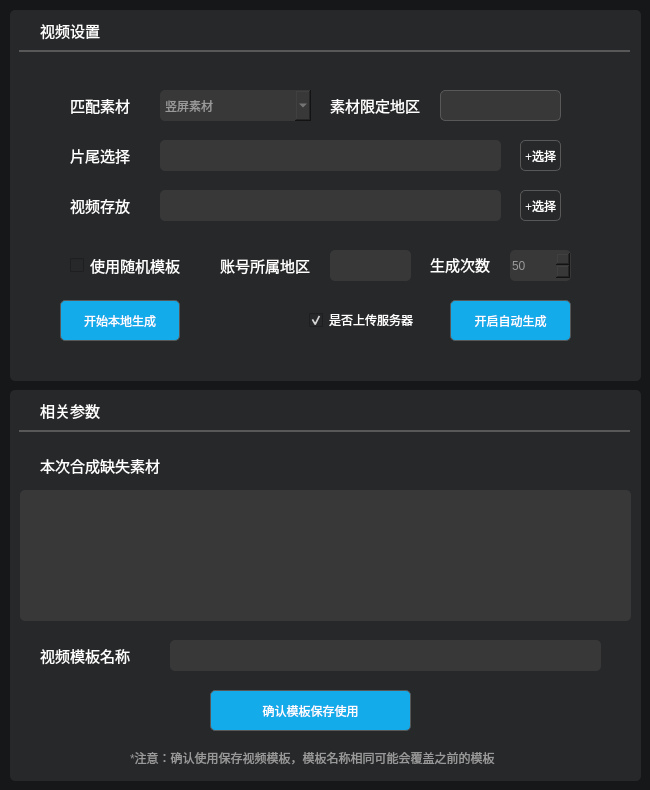
         <widget class="QWidget" name="a_tab_4">
          <property name="styleSheet">
           <string notr="true">background-color: rgb(22, 23, 25);
border-radius: 5px;

</string>
          </property>
          <attribute name="title">
           <string>生产视频</string>
          </attribute>
          <widget class="QWidget" name="widget_12" native="true">
           <property name="geometry">
            <rect>
             <x>10</x>
             <y>10</y>
             <width>631</width>
             <height>371</height>
            </rect>
           </property>
           <property name="styleSheet">
            <string notr="true">QWidget {
       background-color: rgb(39, 40, 42);
		border-radius: 5px;
    }
</string>
           </property>
           <widget class="QLabel" name="label_104">
            <property name="geometry">
             <rect>
              <x>320</x>
              <y>80</y>
              <width>101</width>
              <height>31</height>
             </rect>
            </property>
            <property name="font">
             <font>
              <family>黑体</family>
              <pointsize>11</pointsize>
             </font>
            </property>
            <property name="styleSheet">
             <string notr="true">color: rgb(255, 255, 255);</string>
            </property>
            <property name="text">
             <string>素材限定地区</string>
            </property>
           </widget>
           <widget class="QLabel" name="saveVideoPathLabel">
            <property name="geometry">
             <rect>
              <x>150</x>
              <y>180</y>
              <width>341</width>
              <height>31</height>
             </rect>
            </property>
            <property name="styleSheet">
             <string notr="true">background-color: rgb(56, 56, 56);
color: rgb(153, 153, 153);
</string>
            </property>
            <property name="text">
             <string/>
            </property>
           </widget>
           <widget class="QCheckBox" name="randomVideoModelCheckBox">
            <property name="geometry">
             <rect>
              <x>60</x>
              <y>240</y>
              <width>141</width>
              <height>31</height>
             </rect>
            </property>
            <property name="font">
             <font>
              <family>黑体</family>
              <pointsize>11</pointsize>
             </font>
            </property>
            <property name="styleSheet">
             <string notr="true">color: rgb(255, 255, 255);</string>
            </property>
            <property name="text">
             <string>使用随机模板</string>
            </property>
            <property name="checked">
             <bool>false</bool>
            </property>
           </widget>
           <widget class="QPushButton" name="compositeVideoButton">
            <property name="geometry">
             <rect>
              <x>50</x>
              <y>290</y>
              <width>120</width>
              <height>41</height>
             </rect>
            </property>
            <property name="styleSheet">
             <string notr="true">QPushButton {
	background-color: rgb(19, 171, 234);
	color: rgb(255, 255, 255);
	border: 1px solid;
	border-radius: 5px;
    border-color: rgb(88, 88, 88); 
}
QPushButton:hover {
     border: 2px solid  rgb(255, 255, 127);
	 color: rgb(255, 255, 127);
}
QPushButton:pressed {
    background-color: rgb(255, 255, 127);
	color:rgb(204, 0, 0);
}
</string>
            </property>
            <property name="text">
             <string>开始本地生成</string>
            </property>
           </widget>
           <widget class="QLabel" name="endVideoPathLabel">
            <property name="geometry">
             <rect>
              <x>150</x>
              <y>130</y>
              <width>341</width>
              <height>31</height>
             </rect>
            </property>
            <property name="styleSheet">
             <string notr="true">background-color: rgb(56, 56, 56);
color: rgb(153, 153, 153);
</string>
            </property>
            <property name="text">
             <string/>
            </property>
           </widget>
           <widget class="QLabel" name="label_101">
            <property name="geometry">
             <rect>
              <x>60</x>
              <y>180</y>
              <width>81</width>
              <height>31</height>
             </rect>
            </property>
            <property name="font">
             <font>
              <family>黑体</family>
              <pointsize>11</pointsize>
             </font>
            </property>
            <property name="styleSheet">
             <string notr="true">color: rgb(255, 255, 255);</string>
            </property>
            <property name="text">
             <string>视频存放</string>
            </property>
           </widget>
           <widget class="QComboBox" name="screenComboBox">
            <property name="geometry">
             <rect>
              <x>150</x>
              <y>80</y>
              <width>151</width>
              <height>31</height>
             </rect>
            </property>
            <property name="styleSheet">
             <string notr="true">background-color: rgb(56, 56, 56);
color: rgb(153, 153, 153);</string>
            </property>
            <item>
             <property name="text">
              <string>竖屏素材</string>
             </property>
            </item>
            <item>
             <property name="text">
              <string>横屏素材</string>
             </property>
            </item>
           </widget>
           <widget class="QSpinBox" name="compositeTimeSpinBox">
            <property name="geometry">
             <rect>
              <x>500</x>
              <y>240</y>
              <width>61</width>
              <height>31</height>
             </rect>
            </property>
            <property name="styleSheet">
             <string notr="true">background-color: rgb(56, 56, 56);
color: rgb(153, 153, 153);</string>
            </property>
            <property name="minimum">
             <number>1</number>
            </property>
            <property name="maximum">
             <number>1000</number>
            </property>
            <property name="value">
             <number>50</number>
            </property>
           </widget>
           <widget class="QLabel" name="label_102">
            <property name="geometry">
             <rect>
              <x>60</x>
              <y>130</y>
              <width>81</width>
              <height>31</height>
             </rect>
            </property>
            <property name="font">
             <font>
              <family>黑体</family>
              <pointsize>11</pointsize>
             </font>
            </property>
            <property name="styleSheet">
             <string notr="true">color: rgb(255, 255, 255);</string>
            </property>
            <property name="text">
             <string>片尾选择</string>
            </property>
           </widget>
           <widget class="QToolButton" name="endVideoToolButton">
            <property name="geometry">
             <rect>
              <x>510</x>
              <y>130</y>
              <width>41</width>
              <height>31</height>
             </rect>
            </property>
            <property name="styleSheet">
             <string notr="true"> QToolButton {
	color: rgb(255, 255, 255);
	border: 1px solid;
    border-color: rgb(88, 88, 88); 
}
QToolButton:hover {
     border: 2px solid  rgb(19, 171, 234);
	 color: rgb(19, 171, 234);
}
QToolButton:pressed {
    background-color: rgb(19, 171, 234);
	color: rgb(255, 255, 255);
}
</string>
            </property>
            <property name="text">
             <string>+选择</string>
            </property>
           </widget>
           <widget class="QLabel" name="label_100">
            <property name="geometry">
             <rect>
              <x>60</x>
              <y>80</y>
              <width>71</width>
              <height>31</height>
             </rect>
            </property>
            <property name="font">
             <font>
              <family>黑体</family>
              <pointsize>11</pointsize>
             </font>
            </property>
            <property name="styleSheet">
             <string notr="true">color: rgb(255, 255, 255);</string>
            </property>
            <property name="text">
             <string>匹配素材</string>
            </property>
           </widget>
           <widget class="QPushButton" name="autoGenerateButton">
            <property name="geometry">
             <rect>
              <x>440</x>
              <y>290</y>
              <width>121</width>
              <height>41</height>
             </rect>
            </property>
            <property name="styleSheet">
             <string notr="true">QPushButton {
	background-color: rgb(19, 171, 234);
	color: rgb(255, 255, 255);
	border: 1px solid;
	border-radius: 5px;
    border-color: rgb(88, 88, 88); 
}
QPushButton:hover {
     border: 2px solid  rgb(255, 255, 127);
	 color: rgb(255, 255, 127);
}
QPushButton:pressed {
    background-color: rgb(255, 255, 127);
	color:rgb(204, 0, 0);
}
</string>
            </property>
            <property name="text">
             <string>开启自动生成</string>
            </property>
            <property name="checkable">
             <bool>true</bool>
            </property>
           </widget>
           <widget class="QLineEdit" name="locationlineEdit">
            <property name="geometry">
             <rect>
              <x>430</x>
              <y>80</y>
              <width>121</width>
              <height>31</height>
             </rect>
            </property>
            <property name="styleSheet">
             <string notr="true">color: rgb(153, 153, 153);
background-color: rgb(56, 56, 56);
border: 1px solid;
border-color: rgb(88, 88, 88); </string>
            </property>
           </widget>
           <widget class="QLabel" name="label_106">
            <property name="geometry">
             <rect>
              <x>420</x>
              <y>244</y>
              <width>71</width>
              <height>21</height>
             </rect>
            </property>
            <property name="font">
             <font>
              <family>黑体</family>
              <pointsize>11</pointsize>
             </font>
            </property>
            <property name="styleSheet">
             <string notr="true">color: rgb(255, 255, 255);</string>
            </property>
            <property name="text">
             <string>生成次数</string>
            </property>
           </widget>
           <widget class="QToolButton" name="saveVideoToolButton">
            <property name="geometry">
             <rect>
              <x>510</x>
              <y>180</y>
              <width>41</width>
              <height>31</height>
             </rect>
            </property>
            <property name="styleSheet">
             <string notr="true"> QToolButton {
	color: rgb(255, 255, 255);
	border: 1px solid;
    border-color: rgb(88, 88, 88); 
}
QToolButton:hover {
     border: 2px solid  rgb(19, 171, 234);
	 color: rgb(19, 171, 234);
}
QToolButton:pressed {
    background-color: rgb(19, 171, 234);
	color: rgb(255, 255, 255);
}
</string>
            </property>
            <property name="text">
             <string>+选择</string>
            </property>
           </widget>
           <widget class="QLabel" name="label_8">
            <property name="geometry">
             <rect>
              <x>30</x>
              <y>10</y>
              <width>71</width>
              <height>21</height>
             </rect>
            </property>
            <property name="font">
             <font>
              <family>黑体</family>
              <pointsize>11</pointsize>
             </font>
            </property>
            <property name="styleSheet">
             <string notr="true">color: rgb(255, 255, 255);</string>
            </property>
            <property name="text">
             <string>视频设置</string>
            </property>
           </widget>
           <widget class="QWidget" name="widget_15" native="true">
            <property name="geometry">
             <rect>
              <x>9</x>
              <y>40</y>
              <width>611</width>
              <height>2</height>
             </rect>
            </property>
            <property name="styleSheet">
             <string notr="true">background-color:  rgb(88, 88, 88)</string>
            </property>
           </widget>
           <widget class="QLineEdit" name="accountLocationLineEdit">
            <property name="geometry">
             <rect>
              <x>320</x>
              <y>240</y>
              <width>81</width>
              <height>31</height>
             </rect>
            </property>
            <property name="styleSheet">
             <string notr="true">background-color: rgb(56, 56, 56);
color: rgb(153, 153, 153);
</string>
            </property>
           </widget>
           <widget class="QLabel" name="label_16">
            <property name="geometry">
             <rect>
              <x>210</x>
              <y>240</y>
              <width>101</width>
              <height>31</height>
             </rect>
            </property>
            <property name="font">
             <font>
              <family>黑体</family>
              <pointsize>11</pointsize>
             </font>
            </property>
            <property name="styleSheet">
             <string notr="true">color: rgb(255, 255, 255);</string>
            </property>
            <property name="text">
             <string>账号所属地区</string>
            </property>
           </widget>
           <widget class="QCheckBox" name="uploadCheckBox">
            <property name="geometry">
             <rect>
              <x>299</x>
              <y>300</y>
              <width>111</width>
              <height>20</height>
             </rect>
            </property>
            <property name="styleSheet">
             <string notr="true">color: rgb(255, 255, 255);</string>
            </property>
            <property name="text">
             <string>是否上传服务器</string>
            </property>
            <property name="checked">
             <bool>true</bool>
            </property>
           </widget>
          </widget>
          <widget class="QWidget" name="widget_13" native="true">
           <property name="geometry">
            <rect>
             <x>10</x>
             <y>390</y>
             <width>631</width>
             <height>391</height>
            </rect>
           </property>
           <property name="styleSheet">
            <string notr="true">QWidget {
       background-color: rgb(39, 40, 42);
		border-radius: 5px;
    }</string>
           </property>
           <widget class="QLabel" name="label_105">
            <property name="geometry">
             <rect>
              <x>30</x>
              <y>60</y>
              <width>151</width>
              <height>31</height>
             </rect>
            </property>
            <property name="font">
             <font>
              <family>黑体</family>
              <pointsize>11</pointsize>
             </font>
            </property>
            <property name="styleSheet">
             <string notr="true">color: rgb(255, 255, 255);</string>
            </property>
            <property name="text">
             <string>本次合成缺失素材</string>
            </property>
           </widget>
           <widget class="QPushButton" name="addVideoModelSetPushButton">
            <property name="geometry">
             <rect>
              <x>200</x>
              <y>300</y>
              <width>201</width>
              <height>41</height>
             </rect>
            </property>
            <property name="styleSheet">
             <string notr="true">QPushButton {
	background-color: rgb(19, 171, 234);
	color: rgb(255, 255, 255);
	border: 1px solid;
	border-radius: 5px;
    border-color: rgb(88, 88, 88); 
}
QPushButton:hover {
     border: 2px solid  rgb(255, 255, 127);
	 color: rgb(255, 255, 127);
}
QPushButton:pressed {
    background-color: rgb(255, 255, 127);
	color:rgb(204, 0, 0);
}
</string>
            </property>
            <property name="text">
             <string>确认模板保存使用</string>
            </property>
           </widget>
           <widget class="QLabel" name="label_103">
            <property name="geometry">
             <rect>
              <x>30</x>
              <y>255</y>
              <width>121</width>
              <height>21</height>
             </rect>
            </property>
            <property name="font">
             <font>
              <family>黑体</family>
              <pointsize>11</pointsize>
             </font>
            </property>
            <property name="styleSheet">
             <string notr="true">color: rgb(255, 255, 255);</string>
            </property>
            <property name="text">
             <string>视频模板名称</string>
            </property>
           </widget>
           <widget class="QTableWidget" name="lostVideoTableWidget">
            <property name="geometry">
             <rect>
              <x>10</x>
              <y>100</y>
              <width>611</width>
              <height>131</height>
             </rect>
            </property>
            <property name="styleSheet">
             <string notr="true">background-color: rgb(56, 56, 56);
color: rgb(153, 153, 153);
</string>
            </property>
           </widget>
           <widget class="QLineEdit" name="videoModelNameLineEdit">
            <property name="geometry">
             <rect>
              <x>160</x>
              <y>250</y>
              <width>431</width>
              <height>31</height>
             </rect>
            </property>
            <property name="styleSheet">
             <string notr="true">background-color: rgb(56, 56, 56);
color: rgb(153, 153, 153);
</string>
            </property>
           </widget>
           <widget class="QLabel" name="label_9">
            <property name="geometry">
             <rect>
              <x>30</x>
              <y>10</y>
              <width>71</width>
              <height>21</height>
             </rect>
            </property>
            <property name="font">
             <font>
              <family>黑体</family>
              <pointsize>11</pointsize>
             </font>
            </property>
            <property name="styleSheet">
             <string notr="true">color: rgb(255, 255, 255);</string>
            </property>
            <property name="text">
             <string>相关参数</string>
            </property>
           </widget>
           <widget class="QWidget" name="widget_16" native="true">
            <property name="geometry">
             <rect>
              <x>9</x>
              <y>40</y>
              <width>611</width>
              <height>2</height>
             </rect>
            </property>
            <property name="styleSheet">
             <string notr="true">background-color:  rgb(88, 88, 88)</string>
            </property>
           </widget>
           <widget class="QLabel" name="label_10">
            <property name="geometry">
             <rect>
              <x>120</x>
              <y>360</y>
              <width>381</width>
              <height>16</height>
             </rect>
            </property>
            <property name="styleSheet">
             <string notr="true">color: rgb(153, 153, 153);</string>
            </property>
            <property name="text">
             <string>*注意：确认使用保存视频模板，模板名称相同可能会覆盖之前的模板</string>
            </property>
           </widget>
          </widget>
         </widget>
